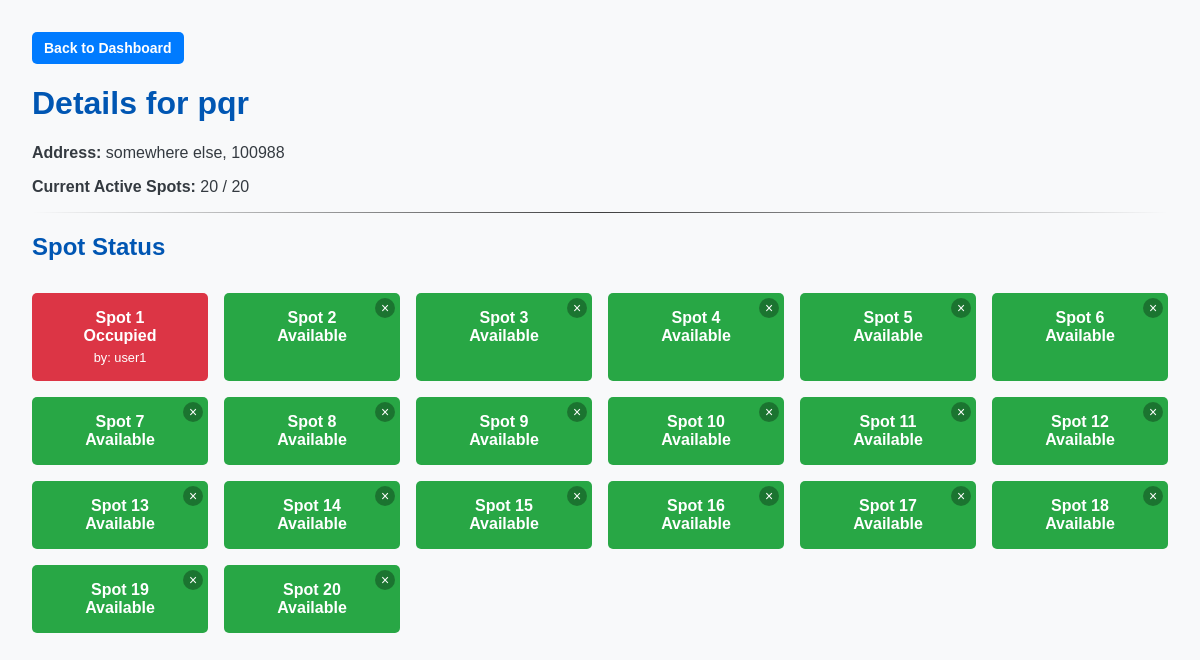
/admin/lot/2 (signed in), run on an earlier commit of the app's database.
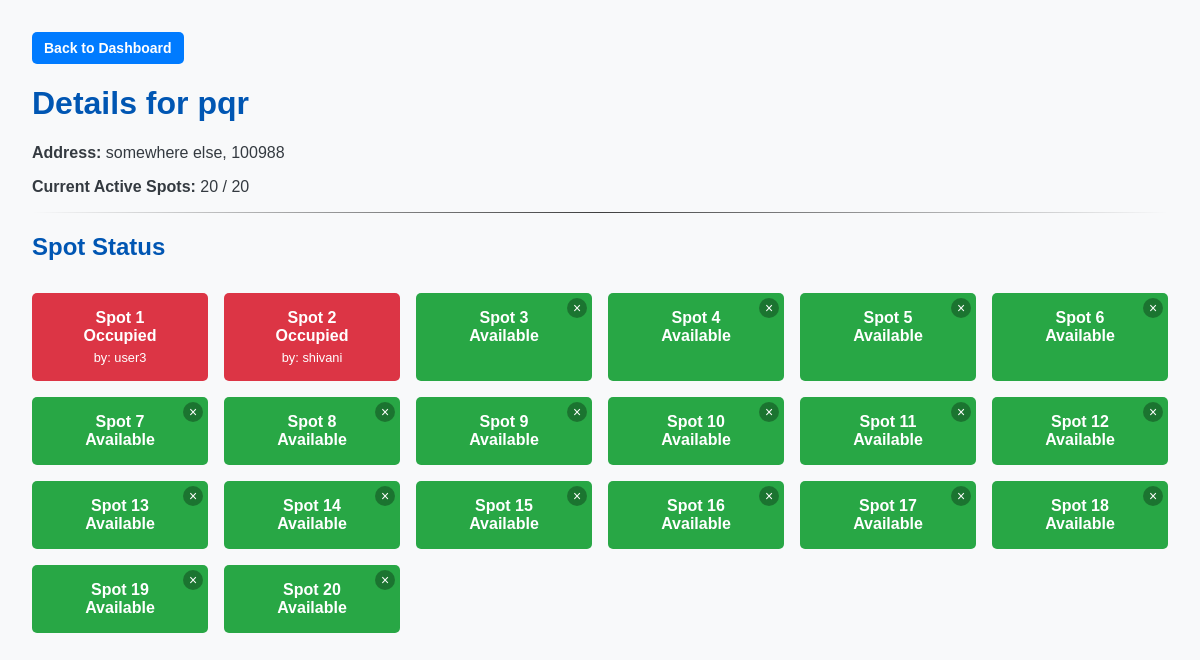
And on a later commit of the database.
### models/models.py (models this page shows)
class ParkingSpot(db.Model):
    __tablename__ = 'parking_spots'
    id = db.Column(db.Integer, primary_key=True)
    spot_number = db.Column(db.Integer, nullable=False)
    status = db.Column(db.String(1), default='A', nullable=False)
    lot_id = db.Column(db.Integer, db.ForeignKey('parking_lots.id'), nullable=False)
    bookings = db.relationship('Booking', backref='parking_spot', lazy=True)

class User(db.Model):
    __tablename__ = 'users'
    id = db.Column(db.Integer, primary_key=True)
    username = db.Column(db.String(80), unique=True, nullable=False)
    email = db.Column(db.String(120), unique=True, nullable=False)
    password = db.Column(db.String(128), nullable=False)
    is_admin = db.Column(db.Boolean, default=False, nullable=False)
    bookings = db.relationship('Booking', backref='user', lazy=True)

### app.py (the view)
@app.route('/admin/lot/<int:lot_id>')
def view_lot_details(lot_id):
    if not session.get('is_admin'):
        flash("Admin access required.", "error")
        return redirect(url_for('login'))
    lot = ParkingLot.query.get_or_404(lot_id)
    spot_details = []
    for spot in lot.spots:
        detail = {'spot': spot, 'user': None}
        if spot.status == 'O':
            active_booking = Booking.query.filter_by(spot_id=spot.id, check_out_time=None).first()
            if active_booking:
                detail['user'] = User.query.get(active_booking.user_id)
        spot_details.append(detail)
    return render_template('lot_details.html', lot=lot, spot_details=spot_details)

### templates/lot_details.html (shortened to what this page needs)
<!DOCTYPE html>
<html lang="en">
<head>
    <link rel="stylesheet" href="{{ url_for('static', filename='css/styles.css') }}">
    <link rel="stylesheet" href="{{ url_for('static', filename='css/lot_details.css') }}">
</head>
<body>
    <div>
        <a href="{{ url_for('admin_dashboard') }}" class="btn btn-primary"> Back to Dashboard</a>
    </div>
    <h1>Details for {{ lot.name }}</h1>
    <p><strong>Address:</strong> {{ lot.address }}, {{ lot.pincode }}</p>
    <p><strong>Current Active Spots:</strong> {{ spot_details|length }} / {{ lot.capacity }}</p>
    <hr>
    <h2>Spot Status</h2>
    <div class="spot-grid">
        {% for detail in spot_details %}
            <div class="spot {% if detail.spot.status == 'A' %}available{% else %}occupied{% endif %}">
                Spot {{ detail.spot.spot_number }}
                <br>
                {% if detail.user %}
                    <span>Occupied</span>
                    <span class="user-info">by: {{ detail.user.username }}</span>
                {% else %}
                    <span>Available</span>
                    <form action="{{ url_for('delete_spot', spot_id=detail.spot.id) }}" method="POST" style="display:inline;">
                         <button type="submit" class="delete-spot-btn" title="Delete Spot" onclick="return confirm('Are you sure?');">&times;</button>
                    </form>
                {% endif %}
            </div>
        {% else %}
            <p>No spots found for this lot.</p>
        {% endfor %}
    </div>
</body>
</html>

What changed in the data, as far as the page shows it:
no longer on this page (row unchanged): User: user.username "user1"
added User: user.username "user3"
changed ParkingSpot (number 2 of 20 on the later page): status "A" → "O" (drawn)
added User: user.username "shivani"
Also different on the page:
new list line: "Spot Occupied by:"
new list line: "1"
new list line: "2"
list line gone: "Spot Occupied by:"
list line gone: "1"
list line gone: "Spot Available ×"
list line gone: "2"
